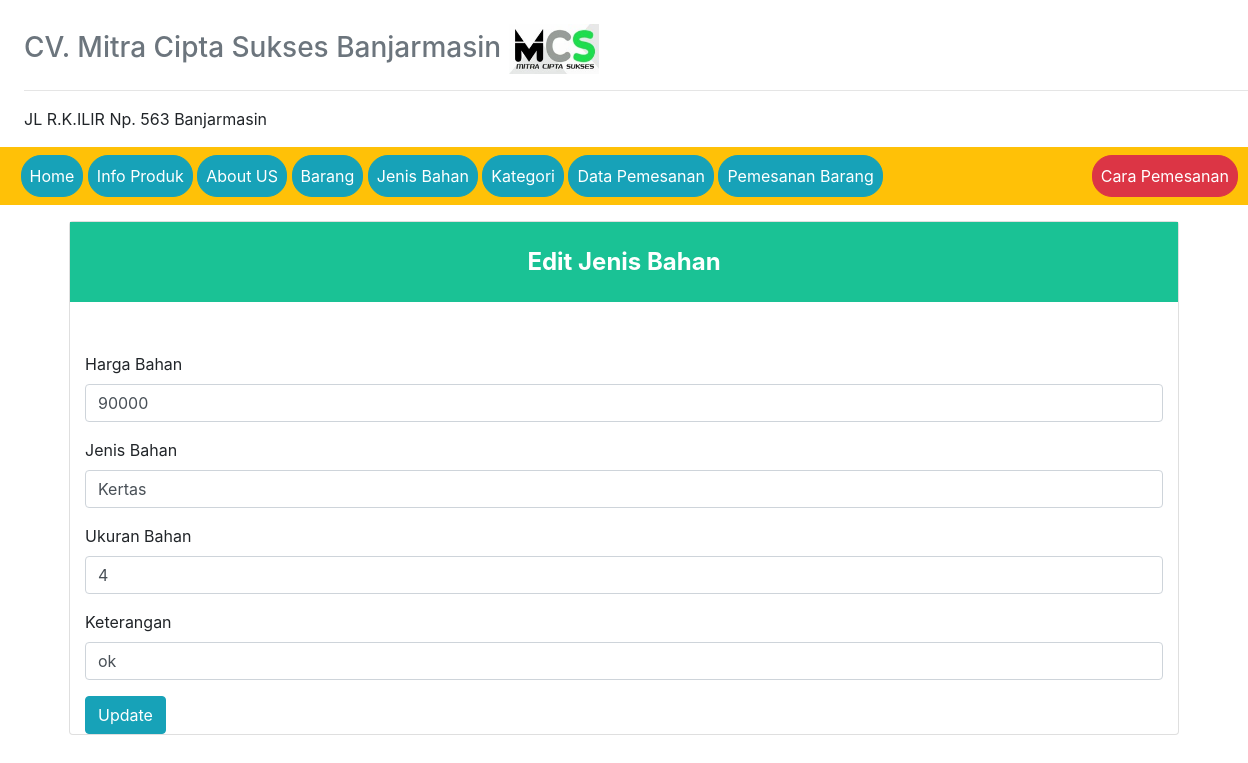
The app's page /?view=edit-jenis-bahan&id_bahan=3 (signed in), older data.
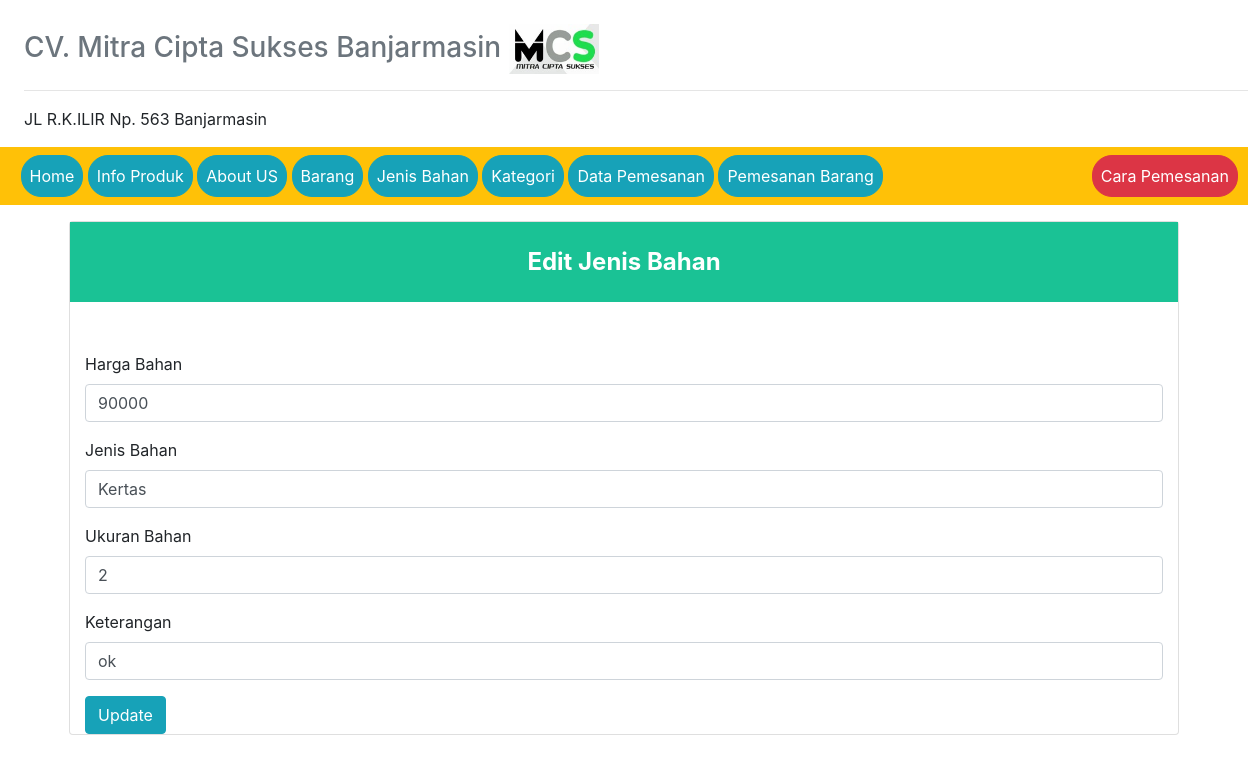
The same page, newer data.
### tables this page shows
CREATE TABLE `jenis_bahan` (
  `kode_jenis_bahan` int(50) NOT NULL,
  `harga_bahan` int(25) NOT NULL,
  `jenis_bahan` varchar(50) NOT NULL,
  `ketarangan` varchar(255) NOT NULL,
  `ukuran_bahan` int(10) NOT NULL
);

### models/admin.php (called while the page is built, shortened)
<?php
class Admin
{
  private $mysqli;
  function __construct($mysqli)
  {
    $this->mysqli = $mysqli;
  }
  public function editBahan($id_bahan)
  {
    $db = $this->mysqli->conn;
    $sql = " SELECT * FROM jenis_bahan WHERE kode_jenis_bahan = '$id_bahan' ";
    $query = $db->query($sql);
    return $query;
  }
}
?>

### view/edit-jenis-bahan.php (the view, shortened to what this page needs)
<?php
$id_bahan = @$_GET['id_bahan'];
$edit = $objAdmin->editBahan($id_bahan)->fetch_object();
 ?>
 <div class="card">
  <div class="panel-heading" style="background-color:#1ac295; text-align:center; height:80px; line-height:80px;color:white;font-weight:bold;font-size:24px;">
    <div class="panel-title">Edit Jenis Bahan</div>
  </div>
  <div id="signupbox" style=" margin-top:50px" class="mainbox col-md-12 col-md-offset-3 col-sm-8 col-sm-offset-2">
            <div class="panel panel-info">
            <div class="panel-body" >
              <form action="" method="post">
                <div class="form-group">
                  <label for="exampleFormControlInput1">Harga Bahan</label>
                  <input type="text" class="form-control" id="exampleFormControlInput1" name="harga" value="<?=$edit->harga_bahan ?>">
                </div>
                <div class="form-group">
                  <label for="exampleFormControlInput1">Jenis Bahan</label>
                  <input type="text" class="form-control" id="exampleFormControlInput1" name="jenis" value="<?=$edit->jenis_bahan ?>">
                </div>
                <div class="form-group">
                  <label for="exampleFormControlInput1">Ukuran Bahan</label>
                  <input type="text" class="form-control" id="exampleFormControlInput1" name="ukuran" value="<?=$edit->ukuran_bahan ?>">
                </div>
                <div class="form-group">
                  <label for="exampleFormControlInput1">Keterangan</label>
                  <input type="text" class="form-control" id="exampleFormControlInput1" name="keterangan" value="<?=$edit->ketarangan ?>">
                </div>
                <button type="submit" class="btn btn-info" name="update">Update</button>
              </form>
            </div>
        </div>
    </div>
</div>
</div>

Row changes from the older to the newer data that the page shows:
changed jenis_bahan "Kertas": ukuran "4" → "2"
